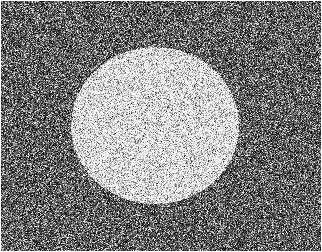
#> input picture P7/Data Image/Noisegray50%Gaussian.png, 322 x 252 px, found by its file name
$ python 'Pseudo_Code 4.15.py'
#> lines starting #> are read from the running program, lines starting #| are printed output that depends on the picture; after the words box and inside, x2 and y2 are one past the last pixel; in counts of white or black regions, pixels touching at a corner belong together
# Pseudo code 4.15 - Edge Detection using Morphological Operations
import cv2
import numpy as np
import matplotlib.pyplot as plt
from scipy.ndimage import binary_erosion, binary_dilation

# Read the image
file_path = 'P7/Data Image/Noisegray50%Gaussian.png'
I = cv2.imread(file_path, cv2.IMREAD_GRAYSCALE)
#> I is the input picture: shape (252, 322); min 0, max 255, mean 129
I = I.astype(float)

# Define the structuring element (8-connectivity)
B = np.ones((3, 3))

# Perform morphological erosion
Erosi = binary_erosion(I, structure=B).astype(float)
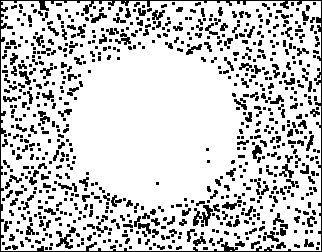
#> Erosi: shape (252, 322) float64; values 0 (black) and 1 (white), 79.9% white; 794 black regions (587 under 20 px), largest, box (x1, y1, x2, y2) and area: (0, 0, 322, 252) 2104, (201, 205, 213, 226) 121, (56, 234, 73, 249) 103

# Perform morphological dilation
Dilasi = binary_dilation(I, structure=B).astype(float)
#> Dilasi: shape (252, 322) float64; every value is 1

# Calculate the differences for edge detection
Tepi_DID = np.abs(I - Dilasi)  # Difference between image and dilation
Tepi_DIE = np.abs(I - Erosi)   # Difference between image and erosion
Tepi_DDE = np.abs(Dilasi - Erosi)  # Difference between dilation and erosion

# Display the original image
plt.figure(figsize=(6, 6))
plt.imshow(I, cmap='gray')
plt.title("Original Image")
plt.axis('off')
plt.show()

# Display edge detection result (Difference I - Dilation)
plt.figure(figsize=(6, 6))
plt.imshow(Tepi_DID, cmap='gray')
plt.title("Edge Detection (I - Dilasi)")
plt.axis('off')
plt.show()

# Display edge detection result (Difference I - Erosion)
plt.figure(figsize=(6, 6))
plt.imshow(Tepi_DIE, cmap='gray')
plt.title("Edge Detection (I - Erosi)")
plt.axis('off')
plt.show()

# Display edge detection result (Difference Dilasi - Erosi)
plt.figure(figsize=(6, 6))
plt.imshow(Tepi_DDE, cmap='gray')
plt.title("Edge Detection (Dilasi - Erosi)")
plt.axis('off')
plt.show()
